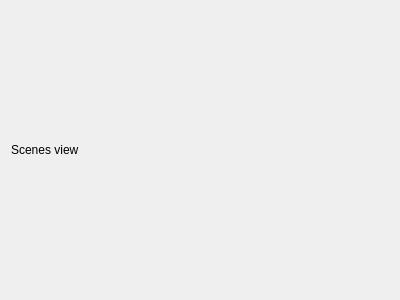
<?xml version="1.0" encoding="UTF-8"?>
<ui version="4.0">
 <class>ScenesViewHintWidget</class>
 <widget class="QWidget" name="ScenesViewHintWidget">
  <property name="geometry">
   <rect>
    <x>0</x>
    <y>0</y>
    <width>400</width>
    <height>300</height>
   </rect>
  </property>
  <property name="windowTitle">
   <string>Form</string>
  </property>
  <layout class="QVBoxLayout" name="verticalLayout">
   <item>
    <widget class="QLabel" name="label">
     <property name="text">
      <string>Scenes view</string>
     </property>
    </widget>
   </item>
  </layout>
 </widget>
 <resources/>
 <connections/>
</ui>
